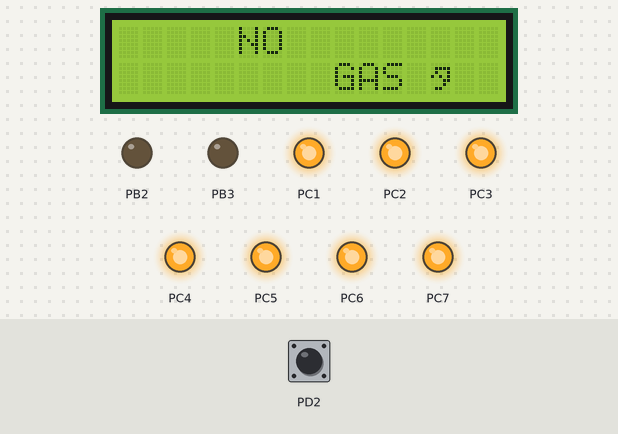
The program below on a simulated ATmega32, built with avr-gcc and emulated at 8 MHz. On the bench: 16×2 character LCD, output pins drawn as LEDs (lit = HIGH). Wiring (inferred from the signals the program sends): character LCD (HD44780): RS PC0; E PB1; data PB4, PB5, PB6, PB7. Dashed ring = blinking. Inputs (shaded band) come from the test bench; at power-on: PD2 LOW. Pins used as bus, display or sensor lines are not drawn.

Above: at 1.2 s.
1.3 s: PD2 driven HIGH
At 1.8 s:
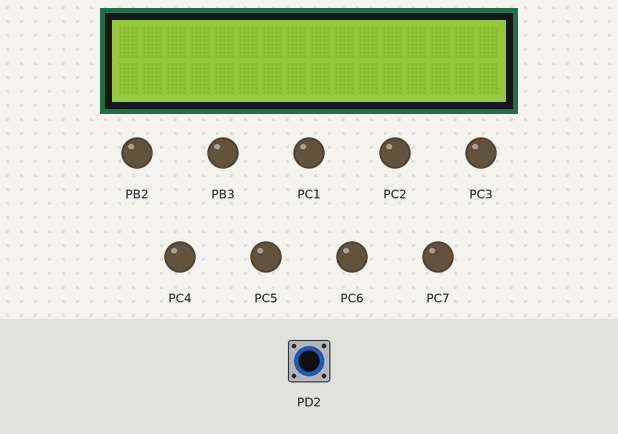
3.0 s: PD2 driven LOW
At 3.33 s:
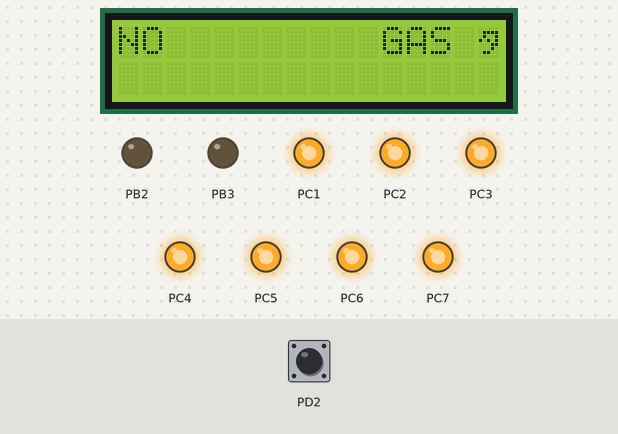
6.0 s: PD2 driven HIGH
At 6.14 s:
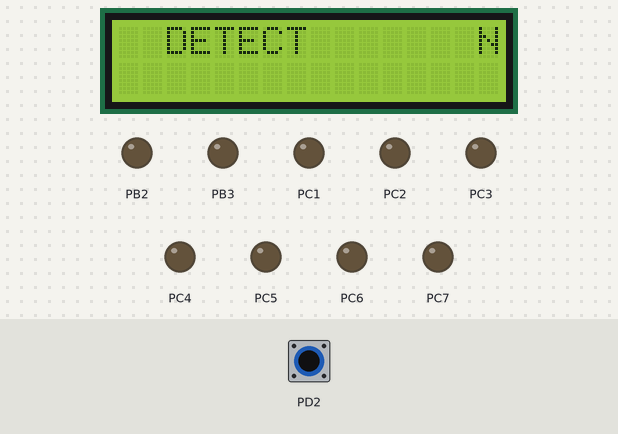
7.7 s: PD2 driven LOW
At 8.31 s:
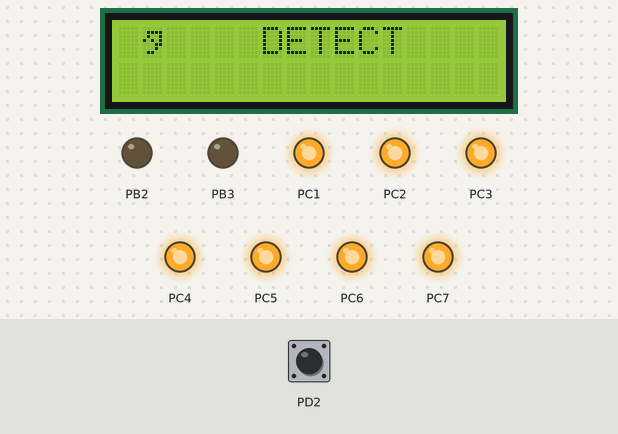
10.7 s: PD2 driven HIGH
At 10.95 s:
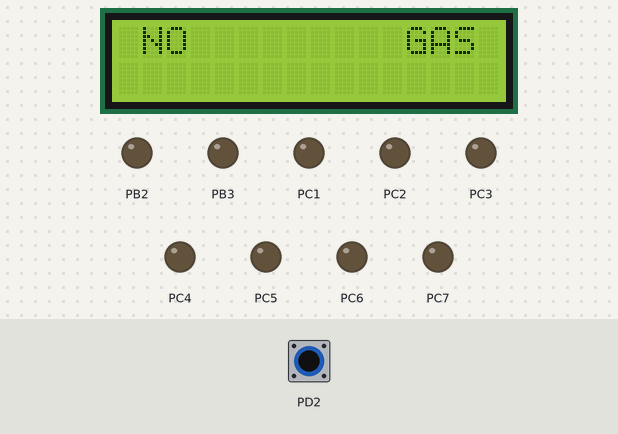
12.5 s: PD2 pulsed LOW 2 times (0.12 s each, 0.3 s apart)
At 12.82 s:
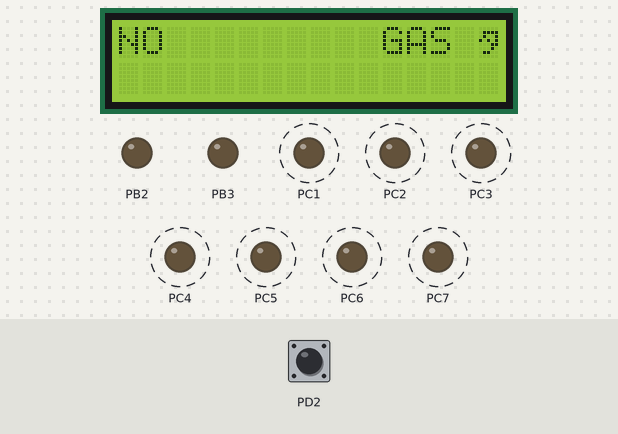
Timing chart, 0 to 15.5 s (numbered marks = the images above; inputs shaded):
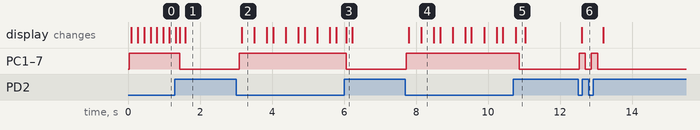

Measured:
- after the input at 1.3 s, PC1–7: HIGH → LOW after 0.13 s; the display: first differs from a run without the input after 0.13 s (image 1 shows a later state)
- after the input at 3.0 s, PC1–7: LOW → HIGH after 0.09 s; the display: changes after 0.16 s (image 2)
- after the input at 6.0 s, PC1–7: HIGH → LOW after 0.06 s
- after the input at 7.7 s, PC1–7: LOW → HIGH at once; the display: first changes after 0.09 s (image 4 shows a later state)
- after the input at 10.7 s, PC1–7: HIGH → LOW after 0.17 s
- after the input at 12.5 s, PC1–7: alternates HIGH for 0.17 s and LOW for 0.17 s, 4 changes in all, then stays LOW, starting at once; the display: changes after 0.10 s (image 6)

The program:

main.c
```c
#define F_CPU 8000000UL /* Define CPU Frequency e.g. here 8MHz */
#include <avr/io.h> /* Include AVR std. library file */
#include <util/delay.h> /* Include Delay header file */

#define LCD_Dir  DDRB /* Define LCD data port direction */
#define LCD_Port PORTB /* Define LCD data port */
#define RS PB0 /* Define Register Select pin */
#define EN PB1  /* Define Enable signal pin */


void LCD_Command( unsigned char cmnd )
{
	LCD_Port = (LCD_Port & 0x0F) | (cmnd & 0xF0); /* sending upper nibble */
	LCD_Port &= ~ (1<<RS); /* RS=0, command reg. */
	LCD_Port |= (1<<EN); /* Enable pulse */
	_delay_us(1);
	LCD_Port &= ~ (1<<EN);

	_delay_us(200);

	LCD_Port = (LCD_Port & 0x0F) | (cmnd << 4);  /* sending lower nibble */
	LCD_Port |= (1<<EN);
	_delay_us(1);
	LCD_Port &= ~ (1<<EN);
	_delay_ms(2);
}


void LCD_Char( unsigned char data )
{
	LCD_Port = (LCD_Port & 0x0F) | (data & 0xF0); /* sending upper nibble */
	LCD_Port |= (1<<RS); /* RS=1, data reg. */
	LCD_Port|= (1<<EN);
	_delay_us(1);
	LCD_Port &= ~ (1<<EN);

	_delay_us(200);

	LCD_Port = (LCD_Port & 0x0F) | (data << 4); /* sending lower nibble */
	LCD_Port |= (1<<EN);
	_delay_us(1);
	LCD_Port &= ~ (1<<EN);
	_delay_ms(2);
}

void LCD_Init (void) /* LCD Initialize function */
{
	LCD_Dir = 0xFF; /* Make LCD port direction as o/p */
	_delay_ms(20); /* LCD Power ON delay always >15ms */

	LCD_Command(0x02); /* send for 4 bit initialization of LCD  */
	LCD_Command(0x28);              /* 2 line, 5*7 matrix in 4-bit mode */
	LCD_Command(0x0c);              /* Display on cursor off*/
	LCD_Command(0x06);              /* Increment cursor (shift cursor to right)*/
	LCD_Command(0x01);              /* Clear display screen*/
	_delay_ms(2);
}


void LCD_String (char *str) /* Send string to LCD function */
{
	int i;
	for(i=0;str[i]!=0;i++) /* Send each char of string till the NULL */
	{
		LCD_Char (str[i]);
	}
}

void LCD_String_xy (char row, char pos, char *str) /* Send string to LCD with xy position */
{
	if (row == 0 && pos<16)
	LCD_Command((pos & 0x0F)|0x80); /* Command of first row and required position<16 */
	else if (row == 1 && pos<16)
	LCD_Command((pos & 0x0F)|0xC0); /* Command of first row and required position<16 */
	LCD_String(str); /* Call LCD string function */
}

void LCD_Clear()
{
	LCD_Command (0x01); /* Clear display */
	_delay_ms(2);
	LCD_Command (0x80); /* Cursor at home position */
}

int main()
{
	 LCD_Init(); /* Initialization of LCD*/

	 DDRD = DDRD & (~(1<<2));		/* Make PD2 as input pin */
	 int pinstatus;

	 DDRC=0xff;

	while(1)
	{

		pinstatus = PIND & (1<<2);


		if(pinstatus)
		{
			PORTC=0X00;
			LCD_String("      Alert! ");
			LCD_Command(0xC0); /* Go to 2nd line*/
			LCD_String(" GAS     LEAK");
			_delay_ms(100);
			LCD_Clear();
			//PORTC=0xFF;
		}

		else
		{
			PORTC=0xFF;
			LCD_String("NO         GAS "); /* Write string on 1st line of LCD*/
			LCD_Command(0xC0); /* Go to 2nd line*/
			LCD_String("    DETECT     ");
			_delay_ms(100);
			LCD_Clear();
		}


	}

	while(1);

}

;

	
```
